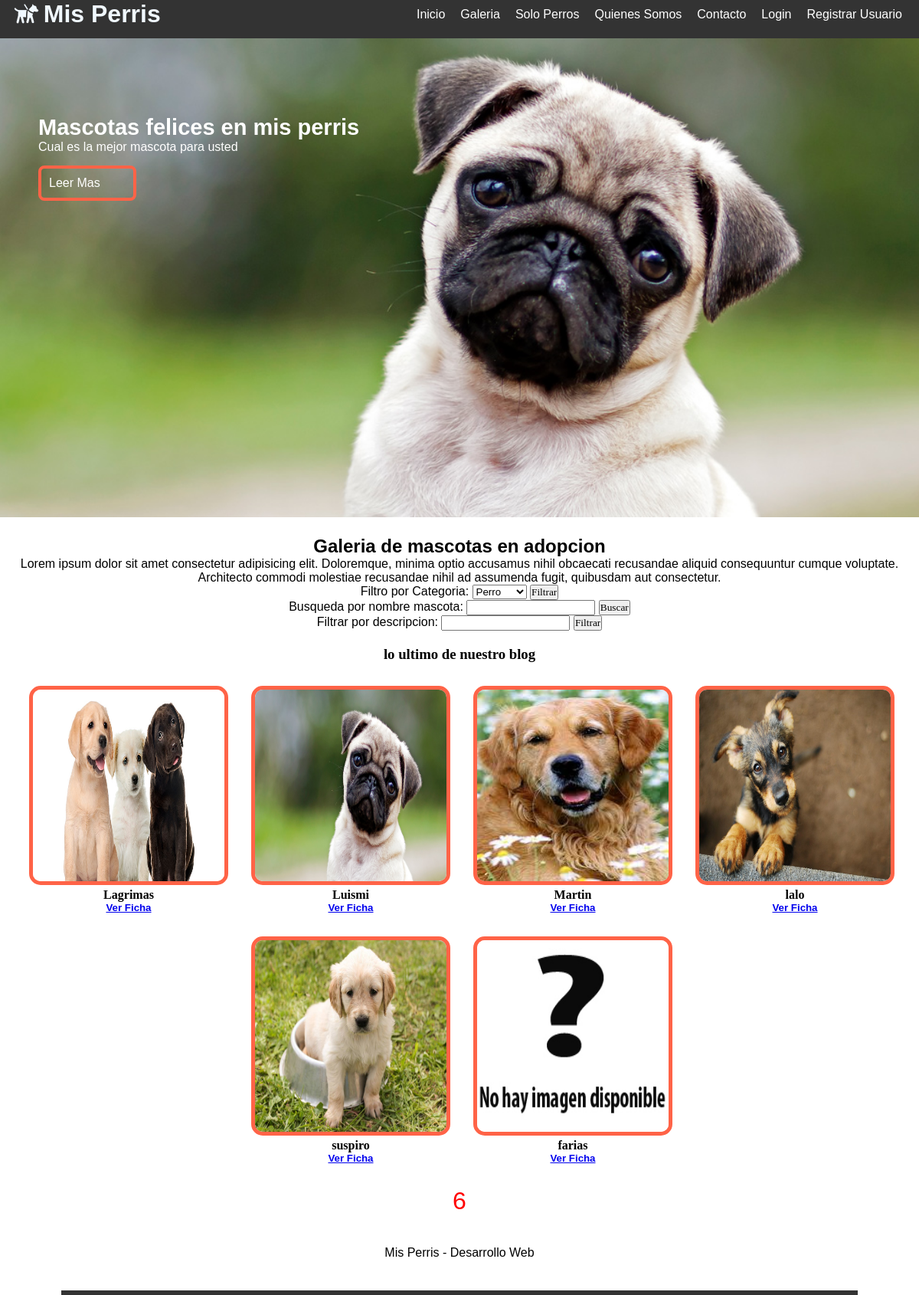
Page /filtro_cate/Perro/ on the committed database.
### misPerris/models.py (models this page shows, shortened)
class Mascota(models.Model):
    nombre = models.CharField(primary_key=True,max_length=25)
    edad = models.IntegerField()
    descripcion = models.TextField()
    imagen = models.ImageField(upload_to='mascotas',default='mascotas/sinimagen.jpg')
    categoria = models.ForeignKey(Categoria, on_delete=models.CASCADE)
    publicar = models.BooleanField(default=False)
    comentario = models.TextField(default='--')
    usuario = models.CharField(null=True,max_length=45)
    dueno = models.CharField(max_length=45,default='--')

### misPerris/views.py (the view)
# urls.py: path('filtro_cate/<id>/',filtro_cate,name='FILTROCATE'),
def filtro_cate(request, id):
    categorias = Categoria.objects.all()
    obj_cate = Categoria.objects.get(nombre=id)
    mascotas = Mascota.objects.filter(categoria=obj_cate)
    cant = Mascota.objects.filter(categoria=obj_cate).count()
    contexto = {"mascotas":mascotas,"categorias":categorias,"cantidad":cant}
    return render(request, "galeria.html",contexto)

### misPerris/templates/galeria.html (shortened to what this page needs)
{% extends "base.html" %}
{% load static %}
{% block css %}
<link rel="stylesheet" href="{% static 'dist/css/lightbox.css' %}">
{% endblock css %}
{% block contenido %}
<section id="bienvenida">
    <h2>Galeria de mascotas en adopcion</h2>
    <p>Lorem ipsum dolor sit amet consectetur adipisicing elit. Doloremque, minima optio accusamus nihil
        obcaecati recusandae aliquid consequuntur cumque voluptate. Architecto commodi molestiae recusandae
        nihil ad assumenda fugit, quibusdam aut consectetur.</p>
    <form action="{% url 'FILTROC' %}" method="post">
        Filtro por Categoria:
        <select name="cboCategoria" id="cboCategoria">
            {% for reg in categorias %}
            <option>{{reg.nombre}}</option>
            {% endfor %}
        </select>
        <input type="submit" value="Filtrar">
    </form>
    <form action="{% url 'BUSCARN' %}" method="post">
        Busqueda por nombre mascota:
        <input type="text" name="txtNombre" id="txtNombre">
        <input type="submit" value="Buscar">
    </form>
    <form action="{% url 'FILTROD' %}" method="post">
        Filtrar por descripcion:
        <input type="text" name="txtDesc" id="txtDesc">
        <input type="submit" value="Filtrar">
    </form>
</section>
<section id="blog">
    <h3>lo ultimo de nuestro blog</h3>
    <div class="contenedor">
        {% for reg in mascotas %}
        <article>
            <a href="{{reg.imagen.url}}" data-lightbox="perros" data-title="{{reg.descripcion}}">
                <img src="{{reg.imagen.url}}" alt="">
            </a>
            <h4>{{reg.nombre}}</h4>
            <h5>
                <a href="{% url 'FICHA' reg.nombre %}"> Ver Ficha</a>
            </h5>
        </article>
        {% endfor %}
    </div>
    <div style="text-align: center;color: red;font-size: xx-large;">
        {{cantidad}}
    </div>
</section>
{% endblock contenido %}

### misPerris/static/css/estilos.css (style rules this page uses)
* { margin: 0; padding: 0; font-family: Verdana, Geneva, Tahoma, sans-serif; }
.contenedor { width: 98%; margin: auto; }
#bienvenida { font-family: cursive; text-align: center; margin: 20px 0px }

### misPerris/static/css/bienvenida.css (style rules this page uses)
#bienvenida { font-family: cursive; text-align: center; margin: 20px 0px }

### misPerris/static/css/blog.css (style rules this page uses)
#blog { text-align: center; }
#blog h3, h4 ,input { text-align: center; font-family: cursive; }
#blog .contenedor { display: flex; justify-content: center; flex-wrap: wrap; margin: 15px; }
#blog .contenedor img { width: 250px; height: 250px; border: solid 5px tomato; border-radius: 15px; }
#blog article { margin:15px; }

### rows in the picture
Mascota: imagen (picture), nombre "Lagrimas"
Mascota: imagen (picture), nombre "Luismi"
Mascota: imagen (picture), nombre "Martin"
Mascota: imagen (picture), nombre "lalo"
Mascota: imagen (picture), nombre "suspiro"
Mascota: imagen (picture), nombre "farias"

### other values in the picture
{{ cantidad }} "6"
form field cboCategoria "Perro"
